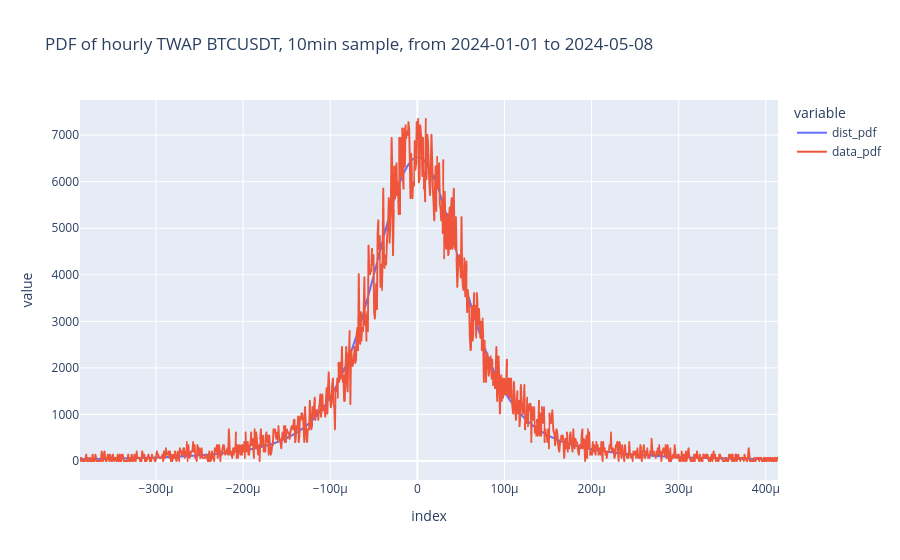

Notebook code for this chart:
### Code cell
df_twap_dst_dist[["dist_pdf", "data_pdf"]].plot(
    title=f"PDF of hourly TWAP BTCUSDT, 10min sample, from {df.index[0].strftime('%Y-%m-%d')} to {df.index[-1].strftime('%Y-%m-%d')}"
)

### Figure 1 — Plotly figure (JSON) as saved in the notebook; plotly's stock layout.template omitted (floating-point values rounded to 4 significant figures; data arrays with more than 128 entries replaced by an {"elided": "..."} marker saying what was removed)
{"data": [{"hovertemplate": "variable=dist_pdf<br>index=%{x}<br>value=%{y}<extra></extra>", "legendgroup": "dist_pdf", "line": {"color": "#636efa", "dash": "solid"}, "marker": {"symbol": "circle"}, "mode": "lines", "name": "dist_pdf", "showlegend": true, "type": "scattergl", "x": {"elided": "1000 float values"}, "xaxis": "x", "y": {"elided": "1000 float values"}, "yaxis": "y"}, {"hovertemplate": "variable=data_pdf<br>index=%{x}<br>value=%{y}<extra></extra>", "legendgroup": "data_pdf", "line": {"color": "#EF553B", "dash": "solid"}, "marker": {"symbol": "circle"}, "mode": "lines", "name": "data_pdf", "showlegend": true, "type": "scattergl", "x": {"elided": "1000 float values"}, "xaxis": "x", "y": {"elided": "1000 float values"}, "yaxis": "y"}], "layout": {"legend": {"title": {"text": "variable"}, "tracegroupgap": 0}, "title": {"text": "PDF of hourly TWAP BTCUSDT, 10min sample, from 2024-01-01 to 2024-05-08"}, "xaxis": {"anchor": "y", "domain": [0, 1], "title": {"text": "index"}}, "yaxis": {"anchor": "x", "domain": [0, 1], "title": {"text": "value"}}}}
